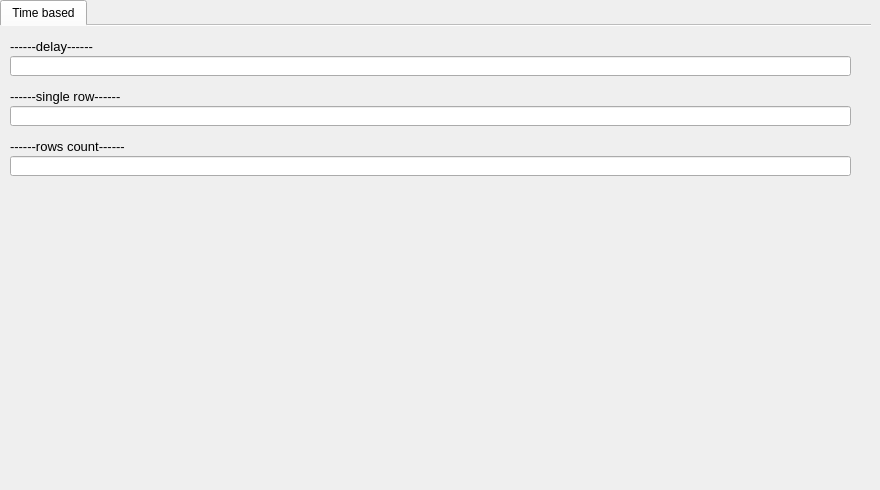
      <widget class="QWidget" name="tab_23">
       <attribute name="title">
        <string>Blind</string>
       </attribute>
       <widget class="QTabWidget" name="qeTabWidget_4">
        <property name="geometry">
         <rect>
          <x>0</x>
          <y>0</y>
          <width>871</width>
          <height>481</height>
         </rect>
        </property>
        <property name="currentIndex">
         <number>0</number>
        </property>
        <property name="documentMode">
         <bool>true</bool>
        </property>
        <widget class="QWidget" name="tab_34">
         <attribute name="title">
          <string>Time based</string>
         </attribute>
         <widget class="QLineEdit" name="q_blind_ms_single_row">
          <property name="geometry">
           <rect>
            <x>10</x>
            <y>80</y>
            <width>841</width>
            <height>20</height>
           </rect>
          </property>
          <property name="font">
           <font>
            <pointsize>9</pointsize>
           </font>
          </property>
          <property name="text">
           <string/>
          </property>
         </widget>
         <widget class="QLabel" name="label_37">
          <property name="geometry">
           <rect>
            <x>10</x>
            <y>110</y>
            <width>231</width>
            <height>20</height>
           </rect>
          </property>
          <property name="font">
           <font>
            <pointsize>10</pointsize>
           </font>
          </property>
          <property name="text">
           <string>------rows count------</string>
          </property>
         </widget>
         <widget class="QLabel" name="label_35">
          <property name="geometry">
           <rect>
            <x>10</x>
            <y>60</y>
            <width>231</width>
            <height>20</height>
           </rect>
          </property>
          <property name="font">
           <font>
            <pointsize>10</pointsize>
           </font>
          </property>
          <property name="text">
           <string>------single row------</string>
          </property>
         </widget>
         <widget class="QLineEdit" name="q_blind_ms_rows_count">
          <property name="geometry">
           <rect>
            <x>10</x>
            <y>130</y>
            <width>841</width>
            <height>20</height>
           </rect>
          </property>
          <property name="font">
           <font>
            <pointsize>9</pointsize>
           </font>
          </property>
          <property name="text">
           <string/>
          </property>
         </widget>
         <widget class="QLabel" name="label_36">
          <property name="geometry">
           <rect>
            <x>10</x>
            <y>10</y>
            <width>231</width>
            <height>20</height>
           </rect>
          </property>
          <property name="font">
           <font>
            <pointsize>10</pointsize>
           </font>
          </property>
          <property name="text">
           <string>------delay------</string>
          </property>
         </widget>
         <widget class="QLineEdit" name="q_blind_ms_delay">
          <property name="geometry">
           <rect>
            <x>10</x>
            <y>30</y>
            <width>841</width>
            <height>20</height>
           </rect>
          </property>
          <property name="font">
           <font>
            <pointsize>9</pointsize>
           </font>
          </property>
          <property name="text">
           <string/>
          </property>
         </widget>
        </widget>
       </widget>
      </widget>
